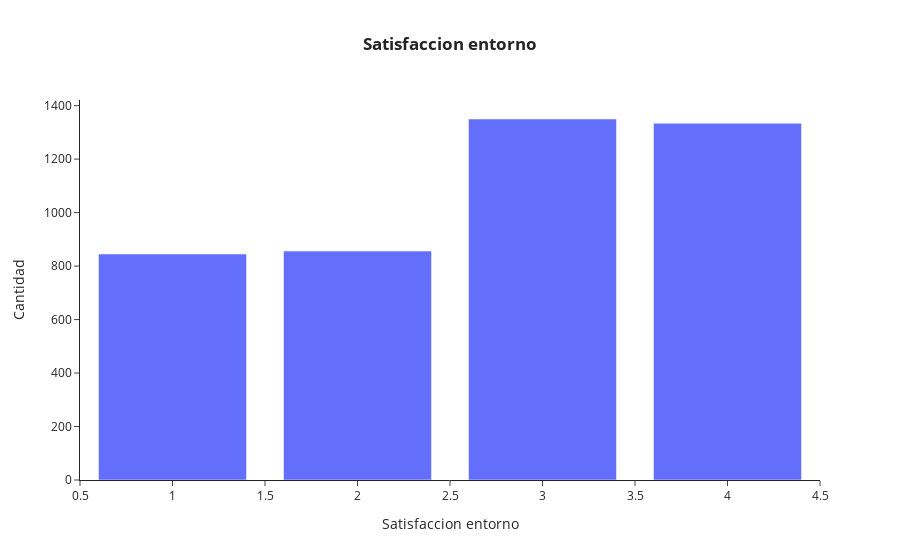

The notebook cell this image was saved under:
### Code cell
# crear dataset
base = tabla.groupby(['satisfaccion_entorno'])[['edad']].count().reset_index().sort_values('edad', ascending = False).rename(columns ={'edad':'count'})

# crear gráfica
fig = px.bar(base, x='satisfaccion_entorno', y='count', barmode ='group', title ='<b>Satisfaccion entorno<b>')

# agregar detalles a la gráfica
fig.update_layout(
    yaxis_title = 'Cantidad',
    xaxis_title = 'Satisfaccion entorno',
    template = 'simple_white',
    title_x = 0.5)

fig.show()

### Figure 1 — Plotly figure (JSON) as saved in the notebook; plotly's stock layout.template omitted (floating-point values rounded to 4 significant figures)
{"data": [{"alignmentgroup": "True", "hovertemplate": "satisfaccion_entorno=%{x}<br>count=%{y}<extra></extra>", "legendgroup": "", "marker": {"color": "#636efa", "pattern": {"shape": ""}}, "name": "", "offsetgroup": "", "orientation": "v", "showlegend": false, "textposition": "auto", "type": "bar", "x": [3, 4, 2, 1], "xaxis": "x", "y": [1350, 1334, 856, 845], "yaxis": "y"}], "layout": {"barmode": "group", "legend": {"tracegroupgap": 0}, "title": {"text": "<b>Satisfaccion entorno<b>", "x": 0.5}, "xaxis": {"anchor": "y", "domain": [0, 1], "title": {"text": "Satisfaccion entorno"}}, "yaxis": {"anchor": "x", "domain": [0, 1], "title": {"text": "Cantidad"}}}}
